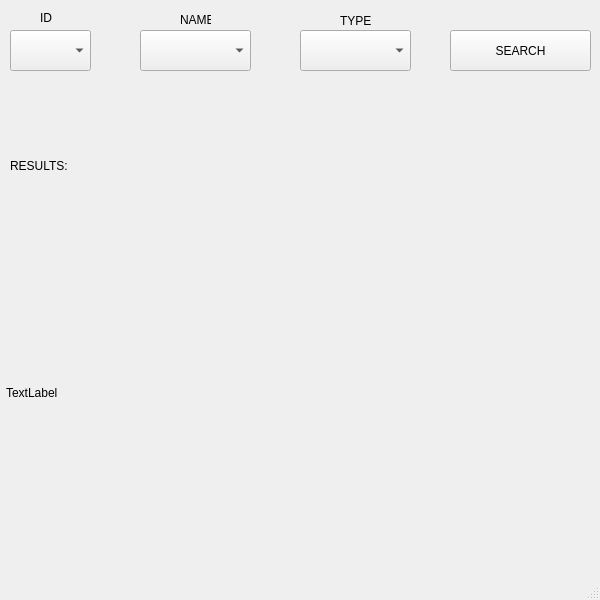
<?xml version="1.0" encoding="UTF-8"?>
<ui version="4.0">
 <class>MainWindow</class>
 <widget class="QMainWindow" name="MainWindow">
  <property name="geometry">
   <rect>
    <x>0</x>
    <y>0</y>
    <width>600</width>
    <height>600</height>
   </rect>
  </property>
  <property name="windowTitle">
   <string>MainWindow</string>
  </property>
  <widget class="QWidget" name="centralwidget">
   <widget class="QLabel" name="label">
    <property name="geometry">
     <rect>
      <x>6</x>
      <y>212</y>
      <width>591</width>
      <height>361</height>
     </rect>
    </property>
    <property name="text">
     <string>TextLabel</string>
    </property>
   </widget>
   <widget class="QComboBox" name="comboBox">
    <property name="geometry">
     <rect>
      <x>10</x>
      <y>30</y>
      <width>81</width>
      <height>41</height>
     </rect>
    </property>
   </widget>
   <widget class="QComboBox" name="comboBox_2">
    <property name="geometry">
     <rect>
      <x>140</x>
      <y>30</y>
      <width>111</width>
      <height>41</height>
     </rect>
    </property>
   </widget>
   <widget class="QLabel" name="label_2">
    <property name="geometry">
     <rect>
      <x>40</x>
      <y>10</y>
      <width>16</width>
      <height>16</height>
     </rect>
    </property>
    <property name="text">
     <string>ID</string>
    </property>
   </widget>
   <widget class="QLabel" name="label_3">
    <property name="geometry">
     <rect>
      <x>160</x>
      <y>10</y>
      <width>16</width>
      <height>16</height>
     </rect>
    </property>
    <property name="text">
     <string/>
    </property>
   </widget>
   <widget class="QLabel" name="label_4">
    <property name="geometry">
     <rect>
      <x>180</x>
      <y>10</y>
      <width>31</width>
      <height>20</height>
     </rect>
    </property>
    <property name="text">
     <string>NAME</string>
    </property>
   </widget>
   <widget class="QComboBox" name="comboBox_3">
    <property name="geometry">
     <rect>
      <x>300</x>
      <y>30</y>
      <width>111</width>
      <height>41</height>
     </rect>
    </property>
   </widget>
   <widget class="QLabel" name="label_5">
    <property name="geometry">
     <rect>
      <x>340</x>
      <y>10</y>
      <width>31</width>
      <height>21</height>
     </rect>
    </property>
    <property name="text">
     <string>TYPE</string>
    </property>
   </widget>
   <widget class="QPushButton" name="pushButton">
    <property name="geometry">
     <rect>
      <x>450</x>
      <y>30</y>
      <width>141</width>
      <height>41</height>
     </rect>
    </property>
    <property name="text">
     <string>SEARCH</string>
    </property>
   </widget>
   <widget class="QLabel" name="label_6">
    <property name="geometry">
     <rect>
      <x>10</x>
      <y>150</y>
      <width>91</width>
      <height>31</height>
     </rect>
    </property>
    <property name="text">
     <string>RESULTS:</string>
    </property>
   </widget>
  </widget>
  <widget class="QMenuBar" name="menubar">
   <property name="geometry">
    <rect>
     <x>0</x>
     <y>0</y>
     <width>600</width>
     <height>21</height>
    </rect>
   </property>
  </widget>
  <widget class="QStatusBar" name="statusbar"/>
 </widget>
 <resources/>
 <connections/>
</ui>
